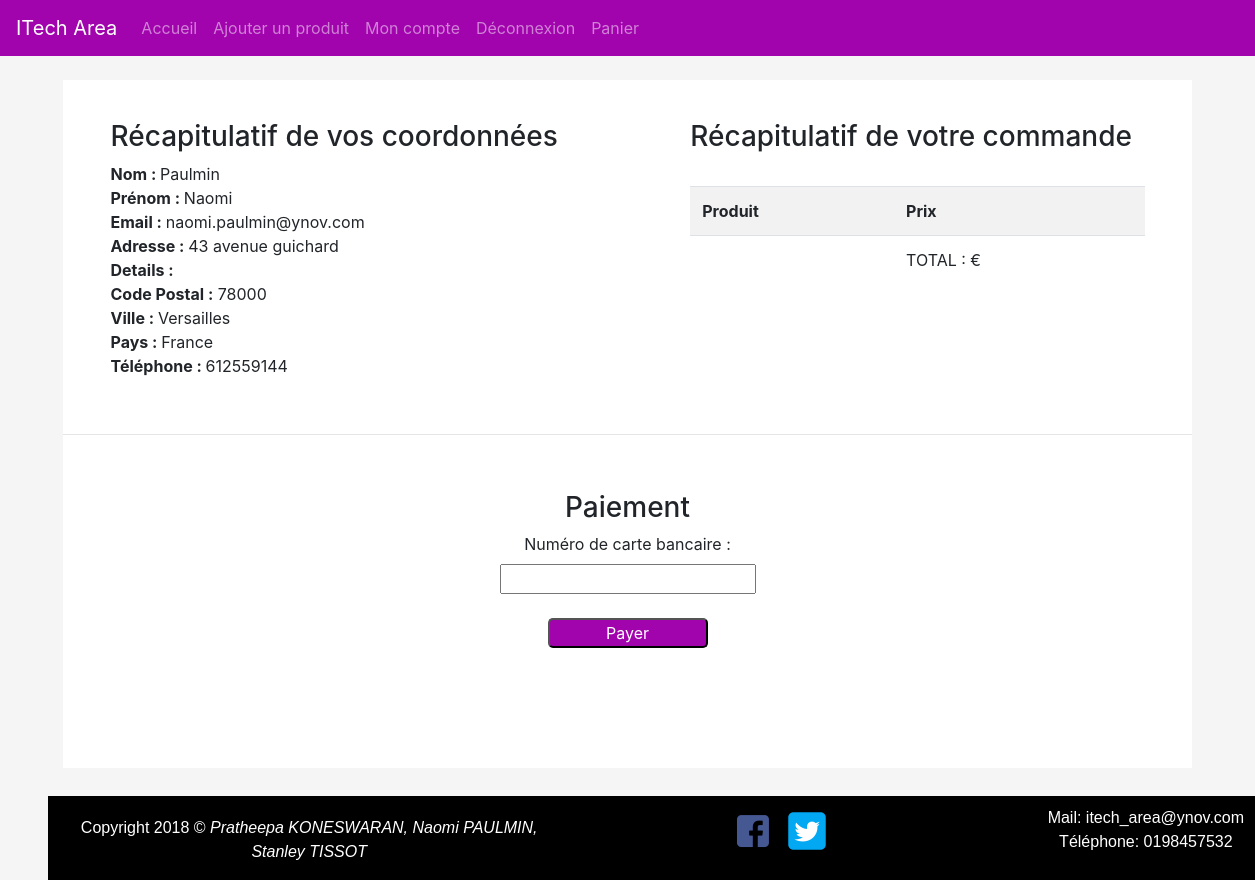
The app's page /paiement.php (signed in) with its own data.
### tables this page shows
CREATE TABLE IF NOT EXISTS `user` (
  `id_user` int(11) NOT NULL AUTO_INCREMENT,
  `username` varchar(30) NOT NULL,
  `last_name` varchar(30) NOT NULL,
  `first_name` varchar(30) NOT NULL,
  `mail` varchar(100) NOT NULL,
  `password` varchar(255) NOT NULL,
  `date_of_birth` date DEFAULT NULL,
  `address` varchar(50) DEFAULT NULL,
  `details` varchar(50) DEFAULT NULL,
  `postal_code` int(11) DEFAULT NULL,
  `city` varchar(50) DEFAULT NULL,
  `country` varchar(25) DEFAULT NULL,
  `phone` int(11) DEFAULT NULL,
  `photo` varchar(255) DEFAULT NULL,
  PRIMARY KEY (`id_user`),
  UNIQUE KEY `mail` (`mail`),
  UNIQUE KEY `username` (`username`)
);

### paiement.php (the view, shortened to what this page needs)
<?php
require('./includes/init.php');
include('./includes/header.php');
?>
<div id="recap">
  <div class="row">
      <div id="coordonnee" class="col-xs-12 col-sm-12 col-md-6 col-lg-6">
        <h3>Récapitulatif de vos coordonnées</h3>
        <?php
        $id = $_SESSION['id'];
        $req = $db->query("SELECT * FROM user WHERE id_user = $id");
        $user = $req->fetch();
    echo "<b>Nom : </b>".$user['last_name'] . "<br>";
    echo "<b>Prénom : </b>".$user['first_name'] . "<br>";
    echo "<b>Email : </b>".$user['mail'] . "<br>";
    echo "<b>Adresse : </b>".$user['address'] . "<br>";
    echo "<b>Details : </b>".$user['details'] . "<br>";
    echo "<b>Code Postal :</b> ".$user['postal_code'] . "<br>";
    echo "<b>Ville : </b>".$user['city'] . "<br>";
    echo "<b>Pays : </b>".$user['country'] . "<br>";
    echo "<b>Téléphone : </b>".$user['phone'] . "<br>";
        ?>
    </div>
   <div id="tableau2" class="col-xs-12 col-sm-12 col-md-6 col-lg-6" >
       <h3>Récapitulatif de votre commande</h3><br>
    <table class="table table-striped table-hover">
        <tr>
            <td><b>Produit</b></td>
            <td><b>Prix</b></td>
        </tr>
        <tr>
            <td></td>
            <td>
                <p>TOTAL : <?php echo $_SESSION['total']; ?>€</p>
            </td>
        </tr>
    </table>
   </div>
</div>
<hr>
    <div class="row">
        <div class="paiement col-xs-12 col-sm-12 col-md-12 col-lg-12">
        <h3>Paiement</h3>
        <form action="" method="post">
            <label for="cardnumber">Numéro de carte bancaire :</label><br>
            <input type="number" name="cardnumber"> <br><br>
            <input id="payer" type="submit" value="Payer" name="pay">
        </form>
    </div>
</div>

### css/main.css (style rules this page uses)
html { height:100%; }
body { height: 100%; margin: 0; padding: 0; background-color: whitesmoke; }
.bas { height: 10vh; }
#recap { background-color: white; margin: 5vh 5vw; padding: 5vh 0; }
#tableau2 { padding: 0 5vw; }
#coordonnee { margin-bottom:5vh; padding: 0 5vw; }
.paiement { text-align: center; margin-top: 5vh; }
#payer { background-color: #a103ad ; width: 160px; text-align: center; color: white; border-radius: 5px; }
#footer { position:absolute; font-size: inherit; font-family: Arial; text-align: center; color :white; background-color:black!important; width: 100%; bottom: 0; margin-top: 30px; }
#footer #copyright { padding-top: 20px; }
#footer a img { margin-top: 10px; }
#footer #mail { padding-top: 10px; margin-bottom: 0; }

### css/smart.css (style rules this page uses)
#footer { display: none; }

### records on screen
user: last_name "Paulmin", first_name "Naomi", mail "naomi.paulmin@ynov.com", address "43 avenue guichard", postal_code "78000", city "Versailles", country "France", phone "612559144"
